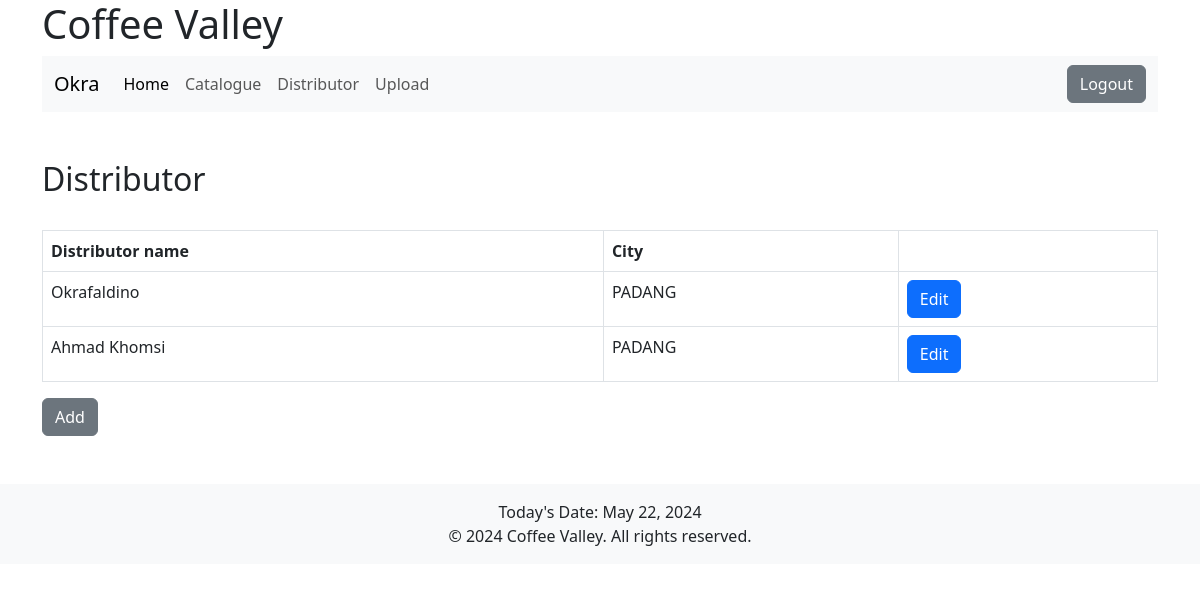
The app's page /distributor.php (signed in) with its own data.
### tables this page shows
CREATE TABLE `distributor` (
  `Distributor_ID` int(11) NOT NULL,
  `name` varchar(255) NOT NULL,
  `city` varchar(255) NOT NULL,
  `state` varchar(255) NOT NULL,
  `country` varchar(255) NOT NULL,
  `phone` varchar(255) NOT NULL,
  `email` varchar(255) NOT NULL
);

### distributor.php (the view, shortened to what this page needs)
<?php
require 'config.php';
$query = "SELECT * FROM distributor";
$result = $conn->query($query);
?>
<!DOCTYPE html>
<html lang="en">
<head>
  <link href="https://cdn.jsdelivr.net/npm/bootstrap@5.3.0/dist/css/bootstrap.min.css" rel="stylesheet">
</head>
<body>
  <?php include 'header.php'; ?>
  <div class="container mt-5">
    <h2>Distributor</h2>
    <br>
    <table class="table table-bordered">
      <thead>
        <tr>
          <th>Distributor name</th>
          <th>City</th>
          <th></th>
        </tr>
      </thead>
      <tbody>
        <?php while ($row = $result->fetch_assoc()) : ?>
        <tr>
          <td><?= $row['name']; ?></td>
          <td><?= $row['city']; ?></td>
          <td>
            <a class="btn btn-primary" href="editdis.php?dis_id=<?php echo $row["Distributor_ID"]; ?>">Edit</a>
          </td>
        </tr>
        <?php endwhile; ?>
      </tbody>
    </table>
    <a class="btn btn-secondary" href="tambahdis.php">Add</a>
  </div>
  <?php include 'footer.php'; ?>
</body>
</html>

### header.php (shortened to what this page needs)
<header>
  <div class="container">
    <h1>Coffee Valley</h1>
    <nav class="navbar navbar-expand-lg bg-body-tertiary">
      <div class="container-fluid">
        <a class="navbar-brand" href="home.php">Okra</a>
        <div class="collapse navbar-collapse" id="navbarSupportedContent">
          <ul class="navbar-nav me-auto mb-2 mb-lg-0">
            <li class="nav-item">
              <a class="nav-link active" aria-current="page" href="home.php">Home</a>
            </li>
            <li class="nav-item">
              <a class="nav-link" href="katalog.php">Catalogue</a>
            </li>
            <li class="nav-item">
              <a class="nav-link" href="distributor.php">Distributor</a>
            </li>
            <li class="nav-item">
              <a class="nav-link" href="upload.php">Upload</a>
            </li>
          </ul>
          <form class="d-flex" role="search">
            <a class="btn btn-secondary" href="logout.php">Logout</a>
          </form>
        </div>
      </div>
    </nav>
  </div>
</header>

### footer.php
<footer class="footer mt-5 py-3 bg-light">
  <div class="container text-center">
    <p class="mb-0">Today's Date: <?php echo date('F j, Y'); ?></p>
    <p class="mb-0">© 2024 Coffee Valley. All rights reserved.</p>
  </div>
</footer>

### records on screen
distributor: name "Okrafaldino", city "PADANG"
distributor: name "Ahmad Khomsi", city "PADANG"
